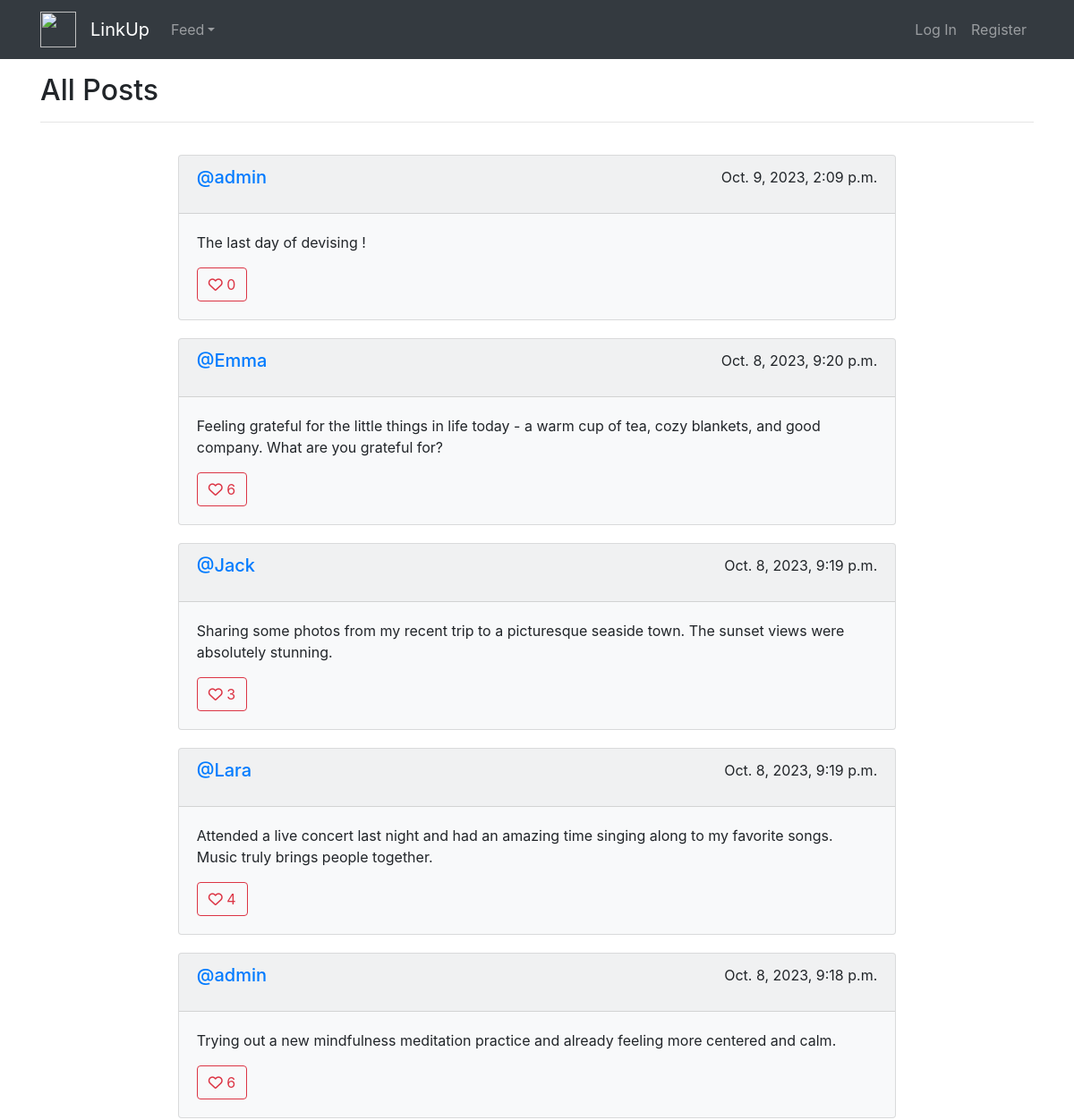
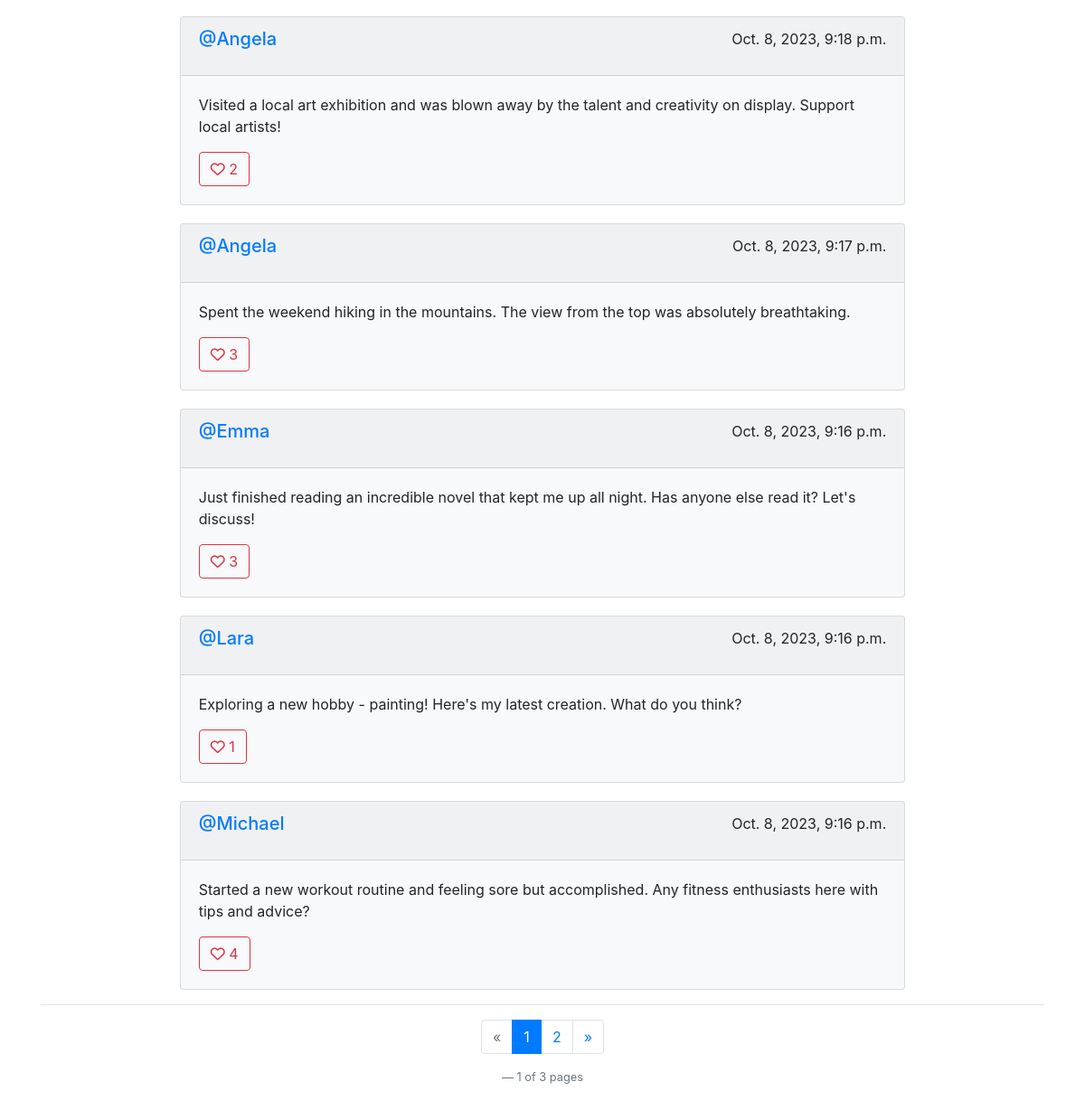
Screenshot of /all with the database file from the repository (2 pictures, top to bottom).
### network/models.py (models this page shows, shortened)
class Post(models.Model):
    user = models.ForeignKey("User", on_delete=models.CASCADE, related_name="author")
    body = models.TextField(blank=True)
    timestamp = models.DateTimeField(auto_now_add=True)
    likes = models.ManyToManyField(User, blank=True, related_name="likes")

class User(AbstractUser):
    followers = models.ManyToManyField('self',blank=True,related_name='user_followers',symmetrical=False)
    following = models.ManyToManyField('self',blank=True,related_name='user_following',symmetrical=False)

### network/views.py (the view)
# urls.py: path("all", views.allposts, name="allposts"),
def allposts(request):
    p = Paginator(Post.objects.all().order_by("-timestamp").all(), 10)
    page = request.GET.get('page')
    posts = p.get_page(page)
    liked_posts = get_liked_posts(request)
    return render(request, "network/allPosts.html", {
        "posts": posts,
        "liked_posts": liked_posts
    })

### network/views.py (called while the page is built)
def get_liked_posts(request):
    liked_posts = []
    if request.user.is_authenticated:
        current_user = request.user
        liked_posts = current_user.likes.values_list('id', flat=True)
    return liked_posts

### network/templates/network/allPosts.html (shortened to what this page needs)
{% extends "network/layout.html" %}
{% load static %}
{% block body %}
<div class="container mt-3">
    <div class="body">
        {% if PostsFromFollowing %}
            <h2>Following</h2>
        {% else %}
            <h2>All Posts</h2>
        {% endif %}
        <hr>
        <div class="container w-75">
            <div class="row g-3">
                {% for post in posts %}
                    <div class="col-12 col-md-12 col-lg-12" style="margin-top: 20px;">
                        <div class="card bg-light">
                            <div class="space-for-buttons card-header">
                                <h5><a href="{% url 'user' post.user.id %}">@{{ post.user }}</a></h5>
                                <p>{{ post.timestamp }}</p>
                            </div>
                            <div class="card-body">
                                <p class="card-text" id="card-text-{{ post.id }}">{{ post.body }}</p>
                                <div class="space-for-buttons">
                                {% if request.user.is_authenticated %}
                                    <button type="button" class="btn btn-outline-danger" value="{{ post.id }}" id="button-like-{{ post.id }}">
                                        {% if post.id in liked_posts %}
                                            <i class="fa-solid fa-heart" id="{{ post.id }}"></i>
                                        {% else %}
                                            <i class="fa-regular fa-heart" id="{{ post.id }}"></i>
                                        {% endif %}
                                        <span id="like-count-{{ post.id }}">{{ post.likes.count }}</span>
                                    </button>
                                {% else %}
                                    <button type="button" class="btn btn-outline-danger">
                                        <i class="fa-regular fa-heart"></i>
                                        {{ post.likes.count }}
                                    </button>
                                {% endif %}
                                </div>
                            </div>
                        </div>
                    </div>
                {% empty %}
                    <li>No posts yet</li>
                {% endfor %}
            </div>
        </div>
        {% if posts.paginator.num_pages > 0 %}
            <hr>
            <nav aria-label="Page navigation example">
                <ul class="pagination justify-content-center">
                    {% if posts.has_previous %}
                        <li class="page-item">
                            <a class="page-link" href="?page={{ posts.previous_page_number }}" aria-label="Previous">
                            <span aria-hidden="true">&laquo;</span>
                            </a>
                        </li>
                    {% else %}
                        <li class="page-item disabled">
                            <a class="page-link" href="#" aria-label="Previous">
                            <span aria-hidden="true">&laquo;</span>
                            </a>
                        </li>
                    {% endif %}
                    {% for i in posts.paginator.page_range %}
                        {% if i == posts.number %}
                            <li class="page-item active" aria-current="page">
                                <span class="page-link">{{ i }}</span>
                            </li>
                        {% elif i > posts.number|add:'-2' and i < posts.number|add:'2' %}
                            <li class="page-item"><a class="page-link" href="?page={{ i }}">{{ i }}</a></li>
                        {% endif %}
                    {% endfor %}
                    {% if posts.has_next %}
                        <li class="page-item">
                            <a class="page-link" href="?page={{ posts.next_page_number }}" aria-label="Next">
                                <span aria-hidden="true">&raquo;</span>
                            </a>
                        </li>
                    {% else %}
                        <li class="page-item disabled">
                            <a class="page-link" href="#" aria-label="Next">
                                <span aria-hidden="true">&raquo;</span>
                            </a>
                        </li>
                    {% endif %}
                </ul>
                {% if posts.paginator.num_pages > 1 %}
                    <p class="blockquote-footer justify-content-center text-center">{{ posts.number}} of {{ posts.paginator.num_pages }} pages</p>
                {% endif %}
            </nav>
        {% endif %}
    </div>
</div>
{% endblock %}

### network/templates/network/layout.html (shortened to what this page needs)
{% load static %}
<!DOCTYPE html>
<html lang="en">
    <head>
        <link rel="stylesheet" href="https://stackpath.bootstrapcdn.com/bootstrap/4.4.1/css/bootstrap.min.css">
        <link href="{% static 'network/styles.css' %}" rel="stylesheet">
    </head>
    <body>
        <nav class="navbar navbar-expand-sm navbar-dark bg-dark" aria-label="Eighth navbar example">
            <div class="container">
                <a class="navbar-brand" href="#">
                    <img src="{% static 'network/images/network.png' %}" alt="" width="40" height="40">
                </a>
                <a class="navbar-brand" href="{% url 'index' %}">LinkUp</a>
                <div class="collapse navbar-collapse" id="navbarsExample07">
                    <ul class="navbar-nav me-auto mb-2 mb-lg-0">
                        <li class="nav-item dropdown">
                            <a class="nav-link dropdown-toggle" href="#" id="dropdown04" data-bs-toggle="dropdown" aria-expanded="false">Feed</a>
                        </li>
                    </ul>
                    <ul class="navbar-nav me-auto mb-2 mb-lg-0 ml-auto">
                        {% if user.is_authenticated %}
                            <li class="nav-item">
                                <a class="nav-link" href="{% url 'logout' %}" tabindex="-1">Log Out</a>
                            </li>
                        {% else %}
                            <li class="nav-item">
                                <a class="nav-link" href="{% url 'login' %}" tabindex="-1">Log In</a>
                            </li>
                            <li class="nav-item">
                                <a class="nav-link" href="{% url 'register' %}" tabindex="-1">Register</a>
                            </li>
                        {% endif %}
                    </ul>
                </div>
            </div>
        </nav>
        {% block body %}
        {% endblock %}
    </body>
</html>

### network/static/network/styles.css (style rules this page uses)
.space-for-buttons { display: flex; justify-content: space-between; }

### rows the page displays
Post: user "admin", timestamp "Oct. 9, 2023, 2:09 p.m.", body "The last day of devising !", likes.count "0"
Post: user "Emma", timestamp "Oct. 8, 2023, 9:20 p.m.", body "Feeling grateful for the little things in life today - a warm cup of tea, cozy blankets, and good company. What are you grateful for?", likes.count "6"
Post: user "Jack", timestamp "Oct. 8, 2023, 9:19 p.m.", body "Sharing some photos from my recent trip to a picturesque seaside town. The sunset views were absolutely stunning.", likes.count "3"
Post: user "Lara", timestamp "Oct. 8, 2023, 9:19 p.m.", body "Attended a live concert last night and had an amazing time singing along to my favorite songs. Music truly brings people together.", likes.count "4"
Post: user "admin", timestamp "Oct. 8, 2023, 9:18 p.m.", body "Trying out a new mindfulness meditation practice and already feeling more centered and calm.", likes.count "6"
Post: user "Angela", timestamp "Oct. 8, 2023, 9:18 p.m.", body "Visited a local art exhibition and was blown away by the talent and creativity on display. Support local artists!", likes.count "2"
Post: user "Angela", timestamp "Oct. 8, 2023, 9:17 p.m.", body "Spent the weekend hiking in the mountains. The view from the top was absolutely breathtaking.", likes.count "3"
Post: user "Emma", timestamp "Oct. 8, 2023, 9:16 p.m.", body "Just finished reading an incredible novel that kept me up all night. Has anyone else read it? Let's discuss!", likes.count "3"
Post: user "Lara", timestamp "Oct. 8, 2023, 9:16 p.m.", body "Exploring a new hobby - painting! Here's my latest creation. What do you think?", likes.count "1"
Post: user "Michael", timestamp "Oct. 8, 2023, 9:16 p.m.", body "Started a new workout routine and feeling sore but accomplished. Any fitness enthusiasts here with tips and advice?", likes.count "4"

### other values shown
{{ i }} "1"
{{ i }} "2"
{{ posts.number }} "1"
{{ posts.paginator.num_pages }} "3"
